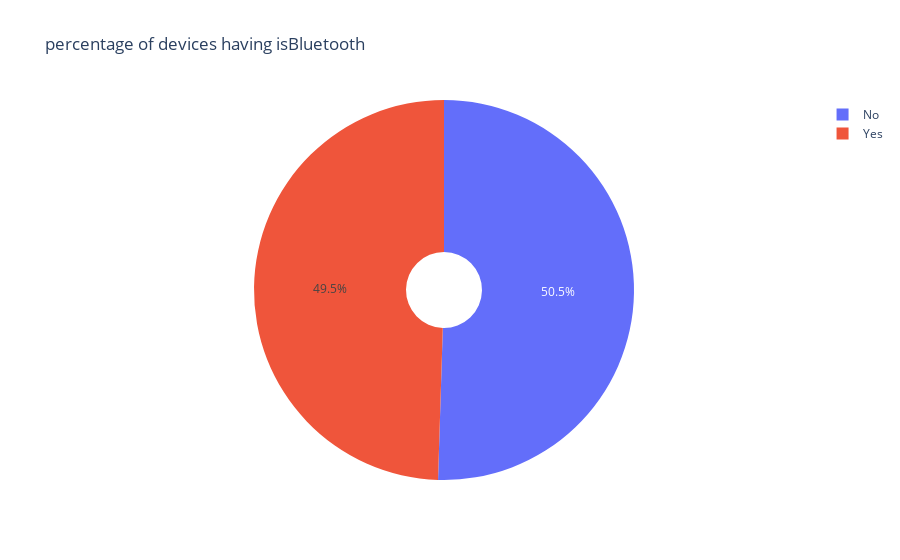
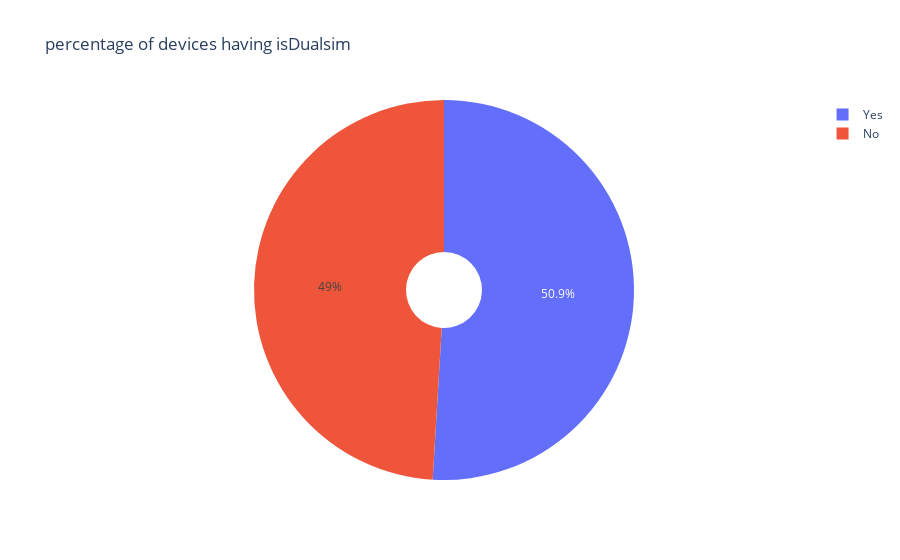
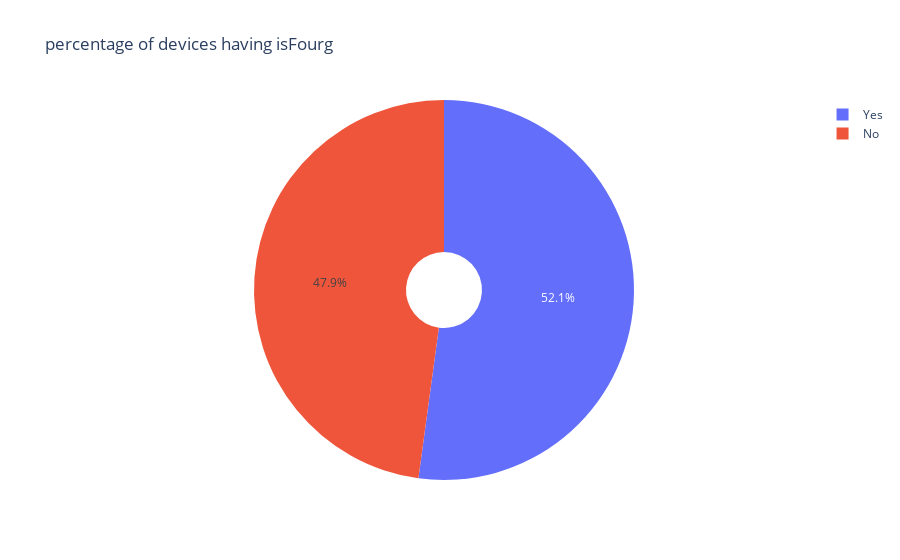
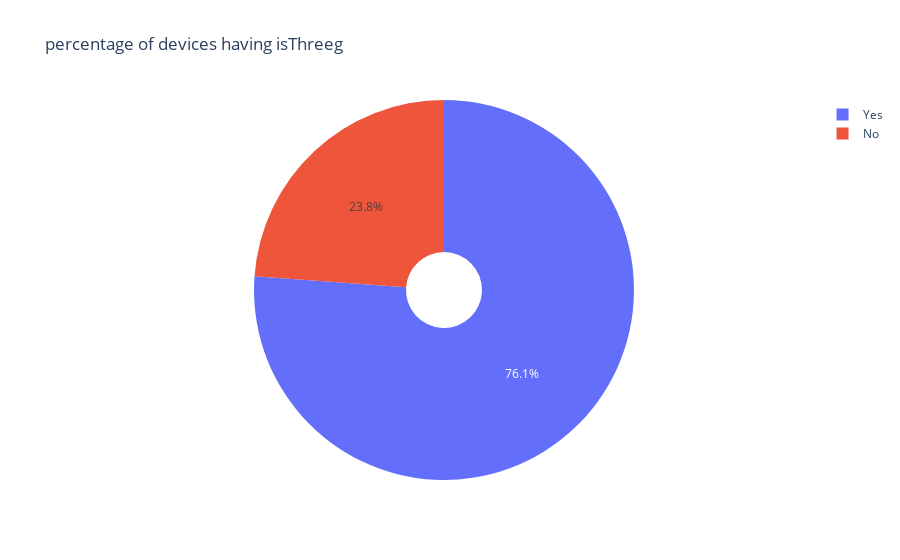

The code cell stored with these charts, in order, in its notebook:
### Code cell
#pie for binary columns in percentage
def create_pie_chart_columns(newcol,col):

    dataset[newcol]=' '
    for i in range(len(dataset)):
        if dataset[col][i]==0:
            dataset[newcol][i]='No'
        else:
            dataset[newcol][i]='Yes'
    
    
    fig1=px.pie(data_frame=dataset,names=newcol,title='percentage of devices having '+newcol,hole=.2)
    fig1.show()
    return
newcol=['isBluetooth','isDualsim','isFourg','isThreeg','isTouchscreen','isWifi']
col=['blue','dual_sim','four_g','three_g','touch_screen','wifi']
for i in range(0,len(newcol)):
    create_pie_chart_columns(newcol[i],col[i])

### Figure 1 — Plotly figure (JSON) as saved in the notebook; plotly's stock layout.template omitted (floating-point values rounded to 4 significant figures; data arrays with more than 128 entries replaced by an {"elided": "..."} marker saying what was removed)
{"data": [{"domain": {"x": [0, 1], "y": [0, 1]}, "hole": 0.2, "hovertemplate": "isBluetooth=%{label}<extra></extra>", "labels": {"elided": "2000 str values"}, "legendgroup": "", "name": "", "showlegend": true, "type": "pie"}], "layout": {"legend": {"tracegroupgap": 0}, "title": {"text": "percentage of devices having isBluetooth"}}}

### Figure 2 — Plotly figure (JSON) as saved in the notebook; plotly's stock layout.template omitted (floating-point values rounded to 4 significant figures; data arrays with more than 128 entries replaced by an {"elided": "..."} marker saying what was removed)
{"data": [{"domain": {"x": [0, 1], "y": [0, 1]}, "hole": 0.2, "hovertemplate": "isDualsim=%{label}<extra></extra>", "labels": {"elided": "2000 str values"}, "legendgroup": "", "name": "", "showlegend": true, "type": "pie"}], "layout": {"legend": {"tracegroupgap": 0}, "title": {"text": "percentage of devices having isDualsim"}}}

### Figure 3 — Plotly figure (JSON) as saved in the notebook; plotly's stock layout.template omitted (floating-point values rounded to 4 significant figures; data arrays with more than 128 entries replaced by an {"elided": "..."} marker saying what was removed)
{"data": [{"domain": {"x": [0, 1], "y": [0, 1]}, "hole": 0.2, "hovertemplate": "isFourg=%{label}<extra></extra>", "labels": {"elided": "2000 str values"}, "legendgroup": "", "name": "", "showlegend": true, "type": "pie"}], "layout": {"legend": {"tracegroupgap": 0}, "title": {"text": "percentage of devices having isFourg"}}}

### Figure 4 — Plotly figure (JSON) as saved in the notebook; plotly's stock layout.template omitted (floating-point values rounded to 4 significant figures; data arrays with more than 128 entries replaced by an {"elided": "..."} marker saying what was removed)
{"data": [{"domain": {"x": [0, 1], "y": [0, 1]}, "hole": 0.2, "hovertemplate": "isThreeg=%{label}<extra></extra>", "labels": {"elided": "2000 str values"}, "legendgroup": "", "name": "", "showlegend": true, "type": "pie"}], "layout": {"legend": {"tracegroupgap": 0}, "title": {"text": "percentage of devices having isThreeg"}}}
